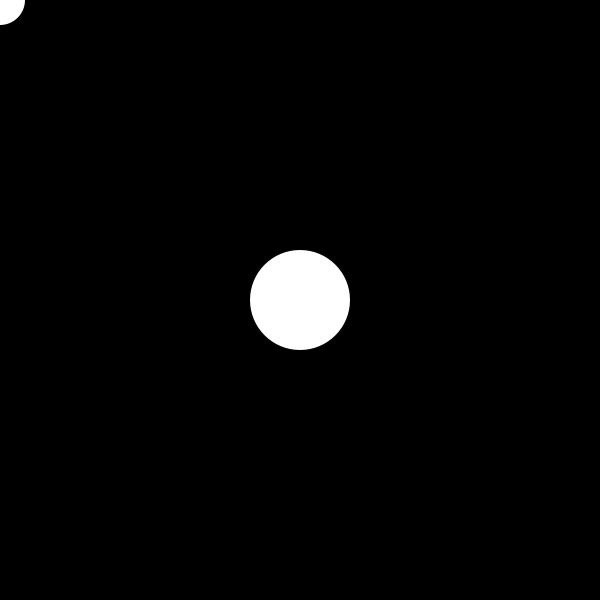
Frame 1 (no input)
Frame 60 (the mouse pressed at the canvas centre just before this capture): identical to frame 1, image omitted
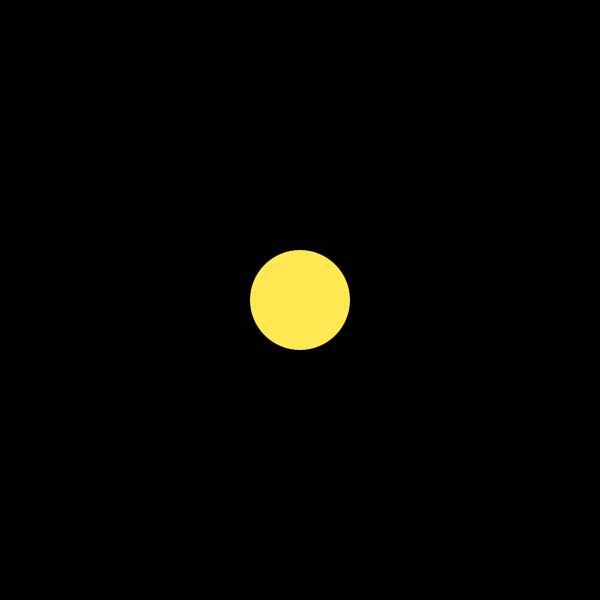
Frame 120 (the mouse held since frame 60 and released just before this capture)

The Processing sketch that drew these frames (run headless with seeded random() and noise(); from frame 60 on, the mouse is pressed at the canvas centre):

// Processing sketch: Tarefa_13_Pong_II
// ── Tarefa_13_Pong_II.pde
int cor = 255;
void setup() {
  size(600, 600);
  noStroke();
}

void bolao() {
  fill(cor);
  circle(300, 300, 100);
}

void bolinha() {
  fill(cor);
  circle(mouseX, mouseY, 50);
}

void draw() {
  background(0);
  bolao();
  bolinha();
  float distancia = dist(300, 300, mouseX, mouseY);
  if (distancia<75) {
    cor = cor - int(random(0, 255));
  }
}


/*
Acredito que a função "dist" pode ser implementada no jogo pong para detectar
a colisão das barras e da bola com as bordas do cenário.

Hipotetizando:
dist(xBola, yBola, xBarra, yBarra)
se dist < raio bola + largura barra
xBola e yBola = -xBola e -yBola

*/
